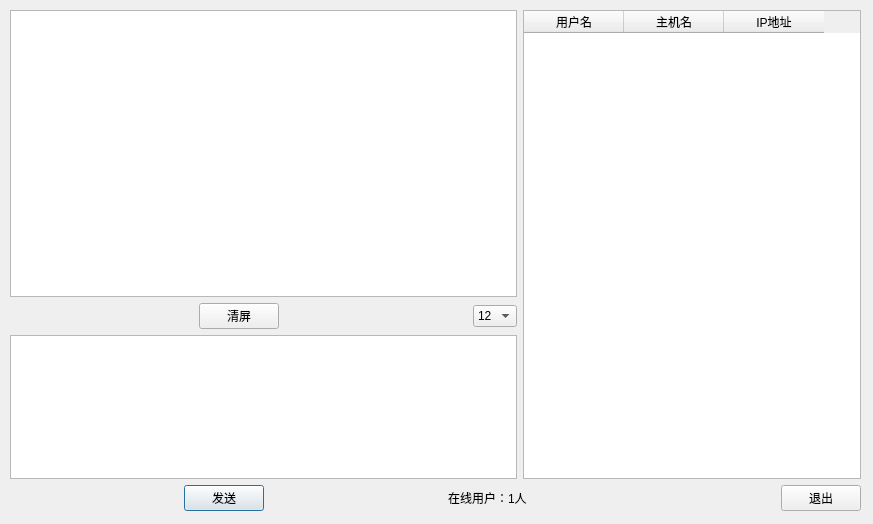
<?xml version="1.0" encoding="UTF-8"?>
<ui version="4.0">
 <class>chat_room</class>
 <widget class="QDialog" name="chat_room">
  <property name="geometry">
   <rect>
    <x>0</x>
    <y>0</y>
    <width>873</width>
    <height>524</height>
   </rect>
  </property>
  <property name="windowTitle">
   <string>Dialog</string>
  </property>
  <widget class="QWidget" name="layoutWidget">
   <property name="geometry">
    <rect>
     <x>10</x>
     <y>10</y>
     <width>851</width>
     <height>501</height>
    </rect>
   </property>
   <layout class="QGridLayout" name="gridLayout">
    <item row="1" column="0">
     <layout class="QHBoxLayout" name="horizontalLayout">
      <item>
       <spacer name="horizontalSpacer">
        <property name="orientation">
         <enum>Qt::Horizontal</enum>
        </property>
        <property name="sizeHint" stdset="0">
         <size>
          <width>108</width>
          <height>20</height>
         </size>
        </property>
       </spacer>
      </item>
      <item>
       <widget class="QPushButton" name="sendButton">
        <property name="text">
         <string>发送</string>
        </property>
       </widget>
      </item>
      <item>
       <spacer name="horizontalSpacer_2">
        <property name="orientation">
         <enum>Qt::Horizontal</enum>
        </property>
        <property name="sizeHint" stdset="0">
         <size>
          <width>178</width>
          <height>20</height>
         </size>
        </property>
       </spacer>
      </item>
      <item>
       <widget class="QLabel" name="userNumLabel">
        <property name="text">
         <string>在线用户：1人</string>
        </property>
       </widget>
      </item>
      <item>
       <spacer name="horizontalSpacer_3">
        <property name="orientation">
         <enum>Qt::Horizontal</enum>
        </property>
        <property name="sizeHint" stdset="0">
         <size>
          <width>248</width>
          <height>20</height>
         </size>
        </property>
       </spacer>
      </item>
      <item>
       <widget class="QPushButton" name="exitButton">
        <property name="text">
         <string>退出</string>
        </property>
       </widget>
      </item>
     </layout>
    </item>
    <item row="0" column="0">
     <layout class="QHBoxLayout" name="horizontalLayout_3" stretch="6,4">
      <item>
       <layout class="QVBoxLayout" name="verticalLayout" stretch="6,1,3">
        <item>
         <widget class="QTextBrowser" name="messageBrowser"/>
        </item>
        <item>
         <layout class="QHBoxLayout" name="horizontalLayout_2">
          <item>
           <spacer name="horizontalSpacer_5">
            <property name="orientation">
             <enum>Qt::Horizontal</enum>
            </property>
            <property name="sizeHint" stdset="0">
             <size>
              <width>40</width>
              <height>20</height>
             </size>
            </property>
           </spacer>
          </item>
          <item>
           <widget class="QPushButton" name="clearButton">
            <property name="text">
             <string>清屏</string>
            </property>
           </widget>
          </item>
          <item>
           <spacer name="horizontalSpacer_4">
            <property name="orientation">
             <enum>Qt::Horizontal</enum>
            </property>
            <property name="sizeHint" stdset="0">
             <size>
              <width>40</width>
              <height>20</height>
             </size>
            </property>
           </spacer>
          </item>
          <item>
           <widget class="QComboBox" name="SizeComboBox">
            <property name="currentIndex">
             <number>3</number>
            </property>
            <item>
             <property name="text">
              <string>9</string>
             </property>
            </item>
            <item>
             <property name="text">
              <string>10</string>
             </property>
            </item>
            <item>
             <property name="text">
              <string>11</string>
             </property>
            </item>
            <item>
             <property name="text">
              <string>12</string>
             </property>
            </item>
            <item>
             <property name="text">
              <string>13</string>
             </property>
            </item>
            <item>
             <property name="text">
              <string>14</string>
             </property>
            </item>
            <item>
             <property name="text">
              <string>15</string>
             </property>
            </item>
            <item>
             <property name="text">
              <string>16</string>
             </property>
            </item>
            <item>
             <property name="text">
              <string>17</string>
             </property>
            </item>
            <item>
             <property name="text">
              <string>18</string>
             </property>
            </item>
            <item>
             <property name="text">
              <string>19</string>
             </property>
            </item>
            <item>
             <property name="text">
              <string>20</string>
             </property>
            </item>
            <item>
             <property name="text">
              <string>21</string>
             </property>
            </item>
            <item>
             <property name="text">
              <string>22</string>
             </property>
            </item>
           </widget>
          </item>
         </layout>
        </item>
        <item>
         <widget class="QTextEdit" name="messageTextEdit"/>
        </item>
       </layout>
      </item>
      <item>
       <widget class="QTableWidget" name="userTableWidget">
        <property name="selectionMode">
         <enum>QAbstractItemView::SingleSelection</enum>
        </property>
        <property name="selectionBehavior">
         <enum>QAbstractItemView::SelectRows</enum>
        </property>
        <property name="showGrid">
         <bool>false</bool>
        </property>
        <column>
         <property name="text">
          <string>用户名</string>
         </property>
        </column>
        <column>
         <property name="text">
          <string>主机名</string>
         </property>
        </column>
        <column>
         <property name="text">
          <string>IP地址</string>
         </property>
        </column>
       </widget>
      </item>
     </layout>
    </item>
   </layout>
  </widget>
 </widget>
 <resources/>
 <connections/>
</ui>
